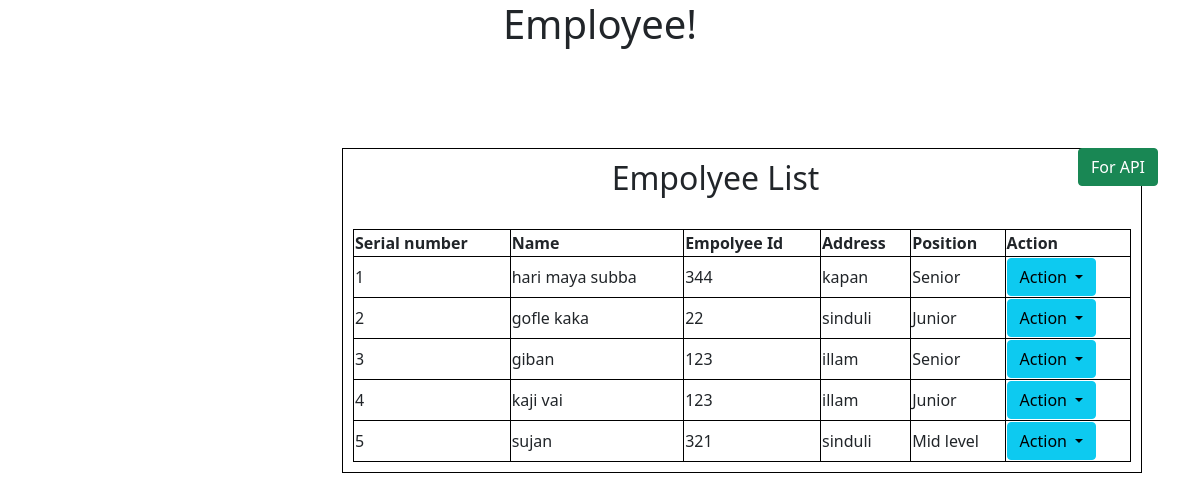
The page / on the database its author committed.
### info/models.py (models this page shows)
class Empolyee(models.Model):
    position = (('Junior', 'Junior'), ('Mid level',
                                       'Mid level'), ('Senior', 'Senior'))
    name = models.CharField(max_length=300)
    empolyee_id = models.IntegerField()
    citizan_document = models.FileField(upload_to='documents/')
    adress = models.CharField(max_length=300)
    position = models.CharField(
        max_length=30, choices=position, default="Junior")

### info/views.py (the view)
# urls.py: path('', EmplyeeListView.as_view(), name='emp_list'),
class EmplyeeListView(ListView):
    template_name = 'emp_list.html'
    model = Empolyee

### templates/emp_list.html (shortened to what this page needs)
{% extends "base.html" %}
{% block content %}
<div class="container">
    <a class="btn btn-success" id ='bt' href="{% url 'info:emp_api' %}" style="float: right;">For API</a>
    <div id="table1" class="col-6" >
        <h2 style="text-align: center;">Empolyee List</h2>
        <table style="width:100%">
            <tr>
                <th style="font:bold;">Serial number</th>
                <th style="font:bold;">Name</th>
                <th style="font:bold;">Empolyee Id</th>
                <th style="font:bold;">Address</th>
                <th style="font:bold;">Position</th>
                <th style="font:bold;">Action</th>
            </tr>
            {% for emp in object_list %}
            <tr>
                <td>{{ forloop.counter }}</td>
                <td>{{ emp.name }}</td>
                <td>{{ emp.empolyee_id }}</td>
                <td>{{ emp.adress }}</td>
                <td>{{ emp.position }}</td>
                <td>
                    <div class="btn-group">
                        <button type="button" class="btn btn-info dropdown-toggle" data-bs-toggle="dropdown" aria-expanded="false">
                        Action
                        </button>
                    </div>
                </td>
            </tr>
            {% endfor %}
            <br>
        </table>
    </div>
</div>
{% endblock %}

### templates/base.html (shortened to what this page needs)
<!doctype html>
<html lang="en">
  <head>
    <link href="https://cdn.jsdelivr.net/npm/bootstrap@5.0.2/dist/css/bootstrap.min.css" rel="stylesheet">
  </head>
  <body>
    <h1 al>Employee!</h1>
    {% block content %}
    {% endblock %}
  </body>
</html>

### templates/base.html (style rules this page uses)
h1 { text-align: center; }

### templates/emp_list.html (style rules this page uses)
#table1 { width: 40%; width: 800px; padding: 10px; margin-top: 100px; margin-left: 300px; margin-right: 200px; }
#table1,th,td { border:1px solid black; }

### rows shown on the page
Empolyee: name "hari maya subba", empolyee_id "344", adress "kapan", position "Senior"
Empolyee: name "gofle kaka", empolyee_id "22", adress "sinduli", position "Junior"
Empolyee: name "giban", empolyee_id "123", adress "illam", position "Senior"
Empolyee: name "kaji vai", empolyee_id "123", adress "illam", position "Junior"
Empolyee: name "sujan", empolyee_id "321", adress "sinduli", position "Mid level"
